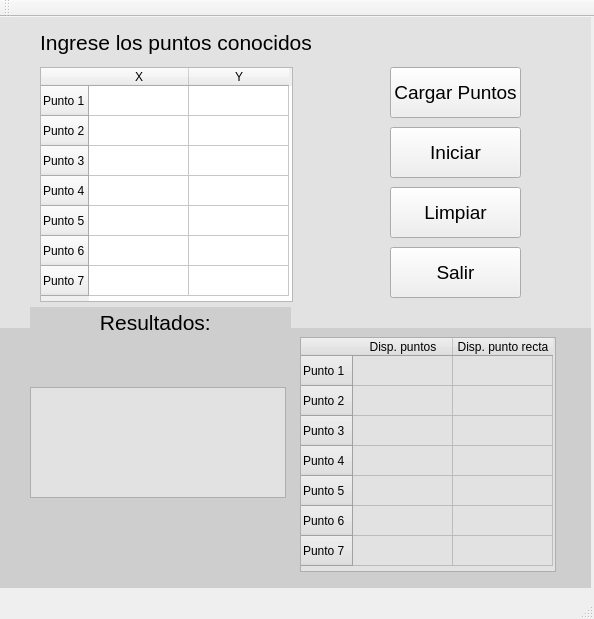
<?xml version="1.0" encoding="UTF-8"?>
<ui version="4.0">
 <class>RegLin</class>
 <widget class="QMainWindow" name="RegLin">
  <property name="geometry">
   <rect>
    <x>0</x>
    <y>0</y>
    <width>594</width>
    <height>619</height>
   </rect>
  </property>
  <property name="windowTitle">
   <string>RegLin</string>
  </property>
  <widget class="QWidget" name="centralWidget">
   <widget class="QTableWidget" name="Tablap">
    <property name="geometry">
     <rect>
      <x>40</x>
      <y>50</y>
      <width>253</width>
      <height>235</height>
     </rect>
    </property>
    <property name="styleSheet">
     <string notr="true"/>
    </property>
    <row>
     <property name="text">
      <string>Punto 1</string>
     </property>
    </row>
    <row>
     <property name="text">
      <string>Punto 2</string>
     </property>
    </row>
    <row>
     <property name="text">
      <string>Punto 3</string>
     </property>
    </row>
    <row>
     <property name="text">
      <string>Punto 4</string>
     </property>
    </row>
    <row>
     <property name="text">
      <string>Punto 5</string>
     </property>
    </row>
    <row>
     <property name="text">
      <string>Punto 6</string>
     </property>
    </row>
    <row>
     <property name="text">
      <string>Punto 7</string>
     </property>
    </row>
    <column>
     <property name="text">
      <string>X</string>
     </property>
    </column>
    <column>
     <property name="text">
      <string>Y</string>
     </property>
    </column>
   </widget>
   <widget class="QLabel" name="label">
    <property name="geometry">
     <rect>
      <x>40</x>
      <y>10</y>
      <width>271</width>
      <height>31</height>
     </rect>
    </property>
    <property name="font">
     <font>
      <pointsize>16</pointsize>
     </font>
    </property>
    <property name="text">
     <string>Ingrese los puntos conocidos</string>
    </property>
   </widget>
   <widget class="QPushButton" name="carga">
    <property name="geometry">
     <rect>
      <x>390</x>
      <y>50</y>
      <width>131</width>
      <height>51</height>
     </rect>
    </property>
    <property name="font">
     <font>
      <pointsize>14</pointsize>
     </font>
    </property>
    <property name="text">
     <string>Cargar Puntos</string>
    </property>
   </widget>
   <widget class="QPushButton" name="inicia">
    <property name="geometry">
     <rect>
      <x>390</x>
      <y>110</y>
      <width>131</width>
      <height>51</height>
     </rect>
    </property>
    <property name="font">
     <font>
      <pointsize>14</pointsize>
     </font>
    </property>
    <property name="text">
     <string>Iniciar</string>
    </property>
   </widget>
   <widget class="QPushButton" name="limpia">
    <property name="geometry">
     <rect>
      <x>390</x>
      <y>170</y>
      <width>131</width>
      <height>51</height>
     </rect>
    </property>
    <property name="font">
     <font>
      <pointsize>14</pointsize>
     </font>
    </property>
    <property name="text">
     <string>Limpiar</string>
    </property>
   </widget>
   <widget class="QPushButton" name="sale">
    <property name="geometry">
     <rect>
      <x>390</x>
      <y>230</y>
      <width>131</width>
      <height>51</height>
     </rect>
    </property>
    <property name="font">
     <font>
      <pointsize>14</pointsize>
     </font>
    </property>
    <property name="text">
     <string>Salir</string>
    </property>
   </widget>
   <widget class="QTableWidget" name="Tablat">
    <property name="geometry">
     <rect>
      <x>300</x>
      <y>320</y>
      <width>256</width>
      <height>235</height>
     </rect>
    </property>
    <property name="styleSheet">
     <string notr="true">background-color: rgb(226, 226, 226);</string>
    </property>
    <row>
     <property name="text">
      <string>Punto 1</string>
     </property>
    </row>
    <row>
     <property name="text">
      <string>Punto 2</string>
     </property>
    </row>
    <row>
     <property name="text">
      <string>Punto 3 </string>
     </property>
    </row>
    <row>
     <property name="text">
      <string>Punto 4</string>
     </property>
    </row>
    <row>
     <property name="text">
      <string>Punto 5 </string>
     </property>
    </row>
    <row>
     <property name="text">
      <string>Punto 6</string>
     </property>
    </row>
    <row>
     <property name="text">
      <string>Punto 7</string>
     </property>
    </row>
    <column>
     <property name="text">
      <string>Disp. puntos</string>
     </property>
    </column>
    <column>
     <property name="text">
      <string>Disp. punto recta</string>
     </property>
    </column>
   </widget>
   <widget class="QTextBrowser" name="textores">
    <property name="geometry">
     <rect>
      <x>30</x>
      <y>370</y>
      <width>256</width>
      <height>111</height>
     </rect>
    </property>
    <property name="styleSheet">
     <string notr="true">background-color: rgb(226, 226, 226);</string>
    </property>
   </widget>
   <widget class="QLabel" name="label_2">
    <property name="geometry">
     <rect>
      <x>30</x>
      <y>290</y>
      <width>261</width>
      <height>31</height>
     </rect>
    </property>
    <property name="font">
     <font>
      <pointsize>16</pointsize>
     </font>
    </property>
    <property name="styleSheet">
     <string notr="true">background-color: rgb(206, 206, 206);</string>
    </property>
    <property name="text">
     <string>            Resultados:</string>
    </property>
   </widget>
   <widget class="QLabel" name="label_3">
    <property name="geometry">
     <rect>
      <x>0</x>
      <y>0</y>
      <width>591</width>
      <height>311</height>
     </rect>
    </property>
    <property name="styleSheet">
     <string notr="true">background-color: rgb(226, 226, 226);</string>
    </property>
    <property name="text">
     <string/>
    </property>
   </widget>
   <widget class="QLabel" name="label_4">
    <property name="geometry">
     <rect>
      <x>0</x>
      <y>310</y>
      <width>591</width>
      <height>261</height>
     </rect>
    </property>
    <property name="styleSheet">
     <string notr="true">background-color: rgb(206, 206, 206);</string>
    </property>
    <property name="text">
     <string/>
    </property>
   </widget>
   <zorder>label_4</zorder>
   <zorder>label_3</zorder>
   <zorder>Tablap</zorder>
   <zorder>label</zorder>
   <zorder>carga</zorder>
   <zorder>inicia</zorder>
   <zorder>limpia</zorder>
   <zorder>sale</zorder>
   <zorder>Tablat</zorder>
   <zorder>textores</zorder>
   <zorder>label_2</zorder>
  </widget>
  <widget class="QMenuBar" name="menuBar">
   <property name="geometry">
    <rect>
     <x>0</x>
     <y>0</y>
     <width>594</width>
     <height>21</height>
    </rect>
   </property>
  </widget>
  <widget class="QToolBar" name="mainToolBar">
   <attribute name="toolBarArea">
    <enum>TopToolBarArea</enum>
   </attribute>
   <attribute name="toolBarBreak">
    <bool>false</bool>
   </attribute>
  </widget>
  <widget class="QStatusBar" name="statusBar"/>
 </widget>
 <layoutdefault spacing="6" margin="11"/>
 <resources/>
 <connections>
  <connection>
   <sender>sale</sender>
   <signal>clicked()</signal>
   <receiver>RegLin</receiver>
   <slot>close()</slot>
   <hints>
    <hint type="sourcelabel">
     <x>486</x>
     <y>306</y>
    </hint>
    <hint type="destinationlabel">
     <x>553</x>
     <y>322</y>
    </hint>
   </hints>
  </connection>
 </connections>
</ui>
